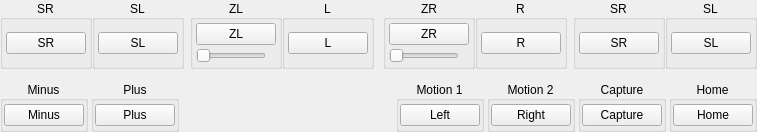
         <widget class="QWidget" name="bottomMiddle" native="true">
          <layout class="QVBoxLayout" name="bottomMiddleLayout" stretch="0,0,0">
           <property name="spacing">
            <number>6</number>
           </property>
           <property name="leftMargin">
            <number>0</number>
           </property>
           <property name="topMargin">
            <number>0</number>
           </property>
           <property name="rightMargin">
            <number>0</number>
           </property>
           <property name="bottomMargin">
            <number>0</number>
           </property>
           <item>
            <layout class="QHBoxLayout" name="shoulderButtons">
             <property name="spacing">
              <number>3</number>
             </property>
             <item>
              <widget class="QWidget" name="buttonShoulderButtonsSLSRLeft" native="true">
               <layout class="QHBoxLayout" name="horizontalLayout">
                <property name="spacing">
                 <number>0</number>
                </property>
                <property name="leftMargin">
                 <number>0</number>
                </property>
                <property name="topMargin">
                 <number>0</number>
                </property>
                <property name="rightMargin">
                 <number>0</number>
                </property>
                <property name="bottomMargin">
                 <number>0</number>
                </property>
                <item>
                 <widget class="QGroupBox" name="buttonShoulderButtonsSRLeftGroup">
                  <property name="title">
                   <string>SR</string>
                  </property>
                  <property name="alignment">
                   <set>Qt::AlignmentFlag::AlignCenter</set>
                  </property>
                  <layout class="QVBoxLayout" name="buttonShoulderButtonsSRLeftVerticalLayout">
                   <property name="spacing">
                    <number>3</number>
                   </property>
                   <property name="leftMargin">
                    <number>3</number>
                   </property>
                   <property name="topMargin">
                    <number>3</number>
                   </property>
                   <property name="rightMargin">
                    <number>3</number>
                   </property>
                   <property name="bottomMargin">
                    <number>3</number>
                   </property>
                   <item>
                    <widget class="QPushButton" name="buttonSRLeft">
                     <property name="text">
                      <string>SR</string>
                     </property>
                    </widget>
                   </item>
                  </layout>
                 </widget>
                </item>
                <item>
                 <widget class="QGroupBox" name="buttonShoulderButtonsSLLeftGroup">
                  <property name="title">
                   <string>SL</string>
                  </property>
                  <property name="alignment">
                   <set>Qt::AlignmentFlag::AlignCenter</set>
                  </property>
                  <layout class="QVBoxLayout" name="buttonShoulderButtonsSLLeftVerticalLayout">
                   <property name="spacing">
                    <number>3</number>
                   </property>
                   <property name="leftMargin">
                    <number>3</number>
                   </property>
                   <property name="topMargin">
                    <number>3</number>
                   </property>
                   <property name="rightMargin">
                    <number>3</number>
                   </property>
                   <property name="bottomMargin">
                    <number>3</number>
                   </property>
                   <item>
                    <widget class="QPushButton" name="buttonSLLeft">
                     <property name="text">
                      <string>SL</string>
                     </property>
                    </widget>
                   </item>
                  </layout>
                 </widget>
                </item>
               </layout>
              </widget>
             </item>
             <item>
              <widget class="QWidget" name="horizontalSpacerShoulderButtonsWidget4" native="true">
               <layout class="QHBoxLayout" name="horizontalSpacerShoulderButtonsWidget4Layout">
                <property name="spacing">
                 <number>0</number>
                </property>
                <property name="leftMargin">
                 <number>0</number>
                </property>
                <property name="topMargin">
                 <number>0</number>
                </property>
                <property name="rightMargin">
                 <number>0</number>
                </property>
                <property name="bottomMargin">
                 <number>0</number>
                </property>
                <item>
                 <spacer name="horizontalSpacerShoulderButtons5">
                  <property name="orientation">
                   <enum>Qt::Orientation::Horizontal</enum>
                  </property>
                  <property name="sizeHint" stdset="0">
                   <size>
                    <width>0</width>
                    <height>20</height>
                   </size>
                  </property>
                 </spacer>
                </item>
               </layout>
              </widget>
             </item>
             <item>
              <widget class="QWidget" name="buttonShoulderButtonsLeft" native="true">
               <layout class="QHBoxLayout" name="horizontalLayout_6">
                <property name="spacing">
                 <number>0</number>
                </property>
                <property name="leftMargin">
                 <number>0</number>
                </property>
                <property name="topMargin">
                 <number>0</number>
                </property>
                <property name="rightMargin">
                 <number>0</number>
                </property>
                <property name="bottomMargin">
                 <number>0</number>
                </property>
                <item>
                 <widget class="QGroupBox" name="buttonShoulderButtonsButtonZLGroup">
                  <property name="sizePolicy">
                   <sizepolicy hsizetype="Maximum" vsizetype="Preferred">
                    <horstretch>0</horstretch>
                    <verstretch>0</verstretch>
                   </sizepolicy>
                  </property>
                  <property name="title">
                   <string>ZL</string>
                  </property>
                  <property name="alignment">
                   <set>Qt::AlignmentFlag::AlignCenter</set>
                  </property>
                  <layout class="QVBoxLayout" name="buttonShoulderButtonsZLVerticalLayout">
                   <property name="spacing">
                    <number>3</number>
                   </property>
                   <property name="leftMargin">
                    <number>3</number>
                   </property>
                   <property name="topMargin">
                    <number>3</number>
                   </property>
                   <property name="rightMargin">
                    <number>3</number>
                   </property>
                   <property name="bottomMargin">
                    <number>3</number>
                   </property>
                   <item>
                    <widget class="QPushButton" name="buttonZL">
                     <property name="text">
                      <string>ZL</string>
                     </property>
                    </widget>
                   </item>
                   <item>
                    <widget class="QSlider" name="sliderZLThreshold">
                     <property name="maximumSize">
                      <size>
                       <width>70</width>
                       <height>15</height>
                      </size>
                     </property>
                     <property name="maximum">
                      <number>100</number>
                     </property>
                     <property name="orientation">
                      <enum>Qt::Orientation::Horizontal</enum>
                     </property>
                    </widget>
                   </item>
                  </layout>
                 </widget>
                </item>
                <item>
                 <widget class="QGroupBox" name="buttonShoulderButtonsButtonLGroup">
                  <property name="title">
                   <string>L</string>
                  </property>
                  <property name="alignment">
                   <set>Qt::AlignmentFlag::AlignCenter</set>
                  </property>
                  <layout class="QVBoxLayout" name="buttonShoulderButtonsLVerticalLayout">
                   <property name="spacing">
                    <number>3</number>
                   </property>
                   <property name="leftMargin">
                    <number>3</number>
                   </property>
                   <property name="topMargin">
                    <number>3</number>
                   </property>
                   <property name="rightMargin">
                    <number>3</number>
                   </property>
                   <property name="bottomMargin">
                    <number>3</number>
                   </property>
                   <item>
                    <widget class="QPushButton" name="buttonL">
                     <property name="text">
                      <string>L</string>
                     </property>
                    </widget>
                   </item>
                  </layout>
                 </widget>
                </item>
               </layout>
              </widget>
             </item>
             <item>
              <widget class="QWidget" name="horizontalSpacerShoulderButtonsWidget" native="true">
               <layout class="QHBoxLayout" name="horizontalSpacerShoulderButtonsWidgetLayout">
                <property name="spacing">
                 <number>0</number>
                </property>
                <property name="leftMargin">
                 <number>0</number>
                </property>
                <property name="topMargin">
                 <number>0</number>
                </property>
                <property name="rightMargin">
                 <number>0</number>
                </property>
                <property name="bottomMargin">
                 <number>0</number>
                </property>
                <item>
                 <spacer name="horizontalSpacerShoulderButtons1">
                  <property name="orientation">
                   <enum>Qt::Orientation::Horizontal</enum>
                  </property>
                  <property name="sizeHint" stdset="0">
                   <size>
                    <width>0</width>
                    <height>20</height>
                   </size>
                  </property>
                 </spacer>
                </item>
               </layout>
              </widget>
             </item>
             <item>
              <widget class="QWidget" name="horizontalSpacerShoulderButtonsWidget3" native="true">
               <layout class="QHBoxLayout" name="horizontalSpacerShoulderButtonsWidget3Layout">
                <property name="spacing">
                 <number>0</number>
                </property>
                <property name="leftMargin">
                 <number>0</number>
                </property>
                <property name="topMargin">
                 <number>0</number>
                </property>
                <property name="rightMargin">
                 <number>0</number>
                </property>
                <property name="bottomMargin">
                 <number>0</number>
                </property>
                <item>
                 <spacer name="horizontalSpacerShoulderButtons2">
                  <property name="orientation">
                   <enum>Qt::Orientation::Horizontal</enum>
                  </property>
                  <property name="sizeHint" stdset="0">
                   <size>
                    <width>0</width>
                    <height>20</height>
                   </size>
                  </property>
                 </spacer>
                </item>
               </layout>
              </widget>
             </item>
             <item>
              <widget class="QWidget" name="buttonShoulderButtonsRight" native="true">
               <layout class="QHBoxLayout" name="horizontalLayout_7">
                <property name="spacing">
                 <number>0</number>
                </property>
                <property name="leftMargin">
                 <number>0</number>
                </property>
                <property name="topMargin">
                 <number>0</number>
                </property>
                <property name="rightMargin">
                 <number>0</number>
                </property>
                <property name="bottomMargin">
                 <number>0</number>
                </property>
                <item>
                 <widget class="QGroupBox" name="buttonShoulderButtonsZRGroup">
                  <property name="sizePolicy">
                   <sizepolicy hsizetype="Maximum" vsizetype="Preferred">
                    <horstretch>0</horstretch>
                    <verstretch>0</verstretch>
                   </sizepolicy>
                  </property>
                  <property name="title">
                   <string>ZR</string>
                  </property>
                  <property name="alignment">
                   <set>Qt::AlignmentFlag::AlignCenter</set>
                  </property>
                  <layout class="QVBoxLayout" name="buttonShoulderButtonsZRVerticalLayout">
                   <property name="spacing">
                    <number>3</number>
                   </property>
                   <property name="leftMargin">
                    <number>3</number>
                   </property>
                   <property name="topMargin">
                    <number>3</number>
                   </property>
                   <property name="rightMargin">
                    <number>3</number>
                   </property>
                   <property name="bottomMargin">
                    <number>3</number>
                   </property>
                   <item>
                    <widget class="QPushButton" name="buttonZR">
                     <property name="text">
                      <string>ZR</string>
                     </property>
                    </widget>
                   </item>
                   <item>
                    <widget class="QSlider" name="sliderZRThreshold">
                     <property name="maximumSize">
                      <size>
                       <width>70</width>
                       <height>15</height>
                      </size>
                     </property>
                     <property name="maximum">
                      <number>100</number>
                     </property>
                     <property name="orientation">
                      <enum>Qt::Orientation::Horizontal</enum>
                     </property>
                    </widget>
                   </item>
                  </layout>
                 </widget>
                </item>
                <item>
                 <widget class="QGroupBox" name="buttonShoulderButtonsRGroup">
                  <property name="title">
                   <string>R</string>
                  </property>
                  <property name="alignment">
                   <set>Qt::AlignmentFlag::AlignCenter</set>
                  </property>
                  <layout class="QVBoxLayout" name="buttonShoulderButtonsRVerticalLayout">
                   <property name="spacing">
                    <number>3</number>
                   </property>
                   <property name="leftMargin">
                    <number>3</number>
                   </property>
                   <property name="topMargin">
                    <number>3</number>
                   </property>
                   <property name="rightMargin">
                    <number>3</number>
                   </property>
                   <property name="bottomMargin">
                    <number>3</number>
                   </property>
                   <item>
                    <widget class="QPushButton" name="buttonR">
                     <property name="text">
                      <string>R</string>
                     </property>
                    </widget>
                   </item>
                  </layout>
                 </widget>
                </item>
               </layout>
              </widget>
             </item>
             <item>
              <widget class="QWidget" name="horizontalSpacerShoulderButtonsWidget2" native="true">
               <layout class="QHBoxLayout" name="horizontalSpacerShoulderButtonsWidget2Layout">
                <property name="spacing">
                 <number>0</number>
                </property>
                <property name="leftMargin">
                 <number>0</number>
                </property>
                <property name="topMargin">
                 <number>0</number>
                </property>
                <property name="rightMargin">
                 <number>0</number>
                </property>
                <property name="bottomMargin">
                 <number>0</number>
                </property>
                <item>
                 <spacer name="horizontalSpacerShoulderButtons3">
                  <property name="orientation">
                   <enum>Qt::Orientation::Horizontal</enum>
                  </property>
                  <property name="sizeHint" stdset="0">
                   <size>
                    <width>0</width>
                    <height>20</height>
                   </size>
                  </property>
                 </spacer>
                </item>
               </layout>
              </widget>
             </item>
             <item>
              <widget class="QWidget" name="buttonShoulderButtonsSLSRRight" native="true">
               <layout class="QHBoxLayout" name="horizontalLayout_8">
                <property name="spacing">
                 <number>0</number>
                </property>
                <property name="leftMargin">
                 <number>0</number>
                </property>
                <property name="topMargin">
                 <number>0</number>
                </property>
                <property name="rightMargin">
                 <number>0</number>
                </property>
                <property name="bottomMargin">
                 <number>0</number>
                </property>
                <item>
                 <widget class="QGroupBox" name="buttonShoulderButtonsSRRightGroup">
                  <property name="title">
                   <string>SR</string>
                  </property>
                  <property name="alignment">
                   <set>Qt::AlignmentFlag::AlignCenter</set>
                  </property>
                  <layout class="QVBoxLayout" name="buttonShoulderButtonsSRRightVerticalLayout">
                   <property name="spacing">
                    <number>3</number>
                   </property>
                   <property name="leftMargin">
                    <number>3</number>
                   </property>
                   <property name="topMargin">
                    <number>3</number>
                   </property>
                   <property name="rightMargin">
                    <number>3</number>
                   </property>
                   <property name="bottomMargin">
                    <number>3</number>
                   </property>
                   <item>
                    <widget class="QPushButton" name="buttonSRRight">
                     <property name="text">
                      <string>SR</string>
                     </property>
                    </widget>
                   </item>
                  </layout>
                 </widget>
                </item>
                <item>
                 <widget class="QGroupBox" name="buttonShoulderButtonsSLRightGroup">
                  <property name="title">
                   <string>SL</string>
                  </property>
                  <property name="alignment">
                   <set>Qt::AlignmentFlag::AlignCenter</set>
                  </property>
                  <layout class="QVBoxLayout" name="buttonShoulderButtonsSLRightVerticalLayout">
                   <property name="spacing">
                    <number>3</number>
                   </property>
                   <property name="leftMargin">
                    <number>3</number>
                   </property>
                   <property name="topMargin">
                    <number>3</number>
                   </property>
                   <property name="rightMargin">
                    <number>3</number>
                   </property>
                   <property name="bottomMargin">
                    <number>3</number>
                   </property>
                   <item>
                    <widget class="QPushButton" name="buttonSLRight">
                     <property name="text">
                      <string>SL</string>
                     </property>
                    </widget>
                   </item>
                  </layout>
                 </widget>
                </item>
               </layout>
              </widget>
             </item>
            </layout>
           </item>
           <item>
            <widget class="PlayerControlPreview" name="controllerFrame">
             <property name="sizePolicy">
              <sizepolicy hsizetype="Expanding" vsizetype="Expanding">
               <horstretch>0</horstretch>
               <verstretch>0</verstretch>
              </sizepolicy>
             </property>
             <property name="font">
              <font>
               <bold>true</bold>
              </font>
             </property>
             <layout class="QVBoxLayout" name="verticalLayout_4">
              <property name="leftMargin">
               <number>0</number>
              </property>
              <property name="topMargin">
               <number>0</number>
              </property>
              <property name="rightMargin">
               <number>0</number>
              </property>
              <property name="bottomMargin">
               <number>0</number>
              </property>
             </layout>
            </widget>
           </item>
           <item>
            <layout class="QHBoxLayout" name="miscButtons">
             <property name="spacing">
              <number>3</number>
             </property>
             <property name="topMargin">
              <number>0</number>
             </property>
             <item>
              <widget class="QGroupBox" name="buttonMiscButtonsMinusGroup">
               <property name="title">
                <string>Minus</string>
               </property>
               <property name="alignment">
                <set>Qt::AlignmentFlag::AlignCenter</set>
               </property>
               <layout class="QVBoxLayout" name="buttonMiscMinusVerticalLayout">
                <property name="spacing">
                 <number>3</number>
                </property>
                <property name="leftMargin">
                 <number>1</number>
                </property>
                <property name="topMargin">
                 <number>3</number>
                </property>
                <property name="rightMargin">
                 <number>1</number>
                </property>
                <property name="bottomMargin">
                 <number>3</number>
                </property>
                <item>
                 <widget class="QPushButton" name="buttonMinus">
                  <property name="text">
                   <string>Minus</string>
                  </property>
                 </widget>
                </item>
               </layout>
              </widget>
             </item>
             <item>
              <widget class="QGroupBox" name="buttonMiscButtonsPlusGroup">
               <property name="title">
                <string>Plus</string>
               </property>
               <property name="alignment">
                <set>Qt::AlignmentFlag::AlignCenter</set>
               </property>
               <layout class="QVBoxLayout" name="buttonMiscPlusVerticalLayout">
                <property name="spacing">
                 <number>3</number>
                </property>
                <property name="leftMargin">
                 <number>1</number>
                </property>
                <property name="topMargin">
                 <number>3</number>
                </property>
                <property name="rightMargin">
                 <number>1</number>
                </property>
                <property name="bottomMargin">
                 <number>3</number>
                </property>
                <item>
                 <widget class="QPushButton" name="buttonPlus">
                  <property name="text">
                   <string>Plus</string>
                  </property>
                 </widget>
                </item>
               </layout>
              </widget>
             </item>
             <item>
              <spacer name="horizontalSpacerMiscButtons1">
               <property name="orientation">
                <enum>Qt::Orientation::Horizontal</enum>
               </property>
               <property name="sizeHint" stdset="0">
                <size>
                 <width>20</width>
                 <height>20</height>
                </size>
               </property>
              </spacer>
             </item>
             <item>
              <widget class="QGroupBox" name="buttonMotionLeftGroup">
               <property name="title">
                <string>Motion 1</string>
               </property>
               <property name="alignment">
                <set>Qt::AlignmentFlag::AlignCenter</set>
               </property>
               <layout class="QVBoxLayout" name="buttonDpadLeftVerticalLayout_2">
                <property name="spacing">
                 <number>3</number>
                </property>
                <property name="leftMargin">
                 <number>1</number>
                </property>
                <property name="topMargin">
                 <number>3</number>
                </property>
                <property name="rightMargin">
                 <number>1</number>
                </property>
                <property name="bottomMargin">
                 <number>3</number>
                </property>
                <item>
                 <widget class="QPushButton" name="buttonMotionLeft">
                  <property name="text">
                   <string>Left</string>
                  </property>
                 </widget>
                </item>
               </layout>
              </widget>
             </item>
             <item>
              <widget class="QGroupBox" name="buttonMotionRightGroup">
               <property name="title">
                <string>Motion 2</string>
               </property>
               <property name="alignment">
                <set>Qt::AlignmentFlag::AlignCenter</set>
               </property>
               <layout class="QVBoxLayout" name="buttonDpadRightVerticalLayout_2">
                <property name="spacing">
                 <number>3</number>
                </property>
                <property name="leftMargin">
                 <number>1</number>
                </property>
                <property name="topMargin">
                 <number>3</number>
                </property>
                <property name="rightMargin">
                 <number>1</number>
                </property>
                <property name="bottomMargin">
                 <number>3</number>
                </property>
                <item>
                 <widget class="QPushButton" name="buttonMotionRight">
                  <property name="text">
                   <string>Right</string>
                  </property>
                 </widget>
                </item>
               </layout>
              </widget>
             </item>
             <item>
              <widget class="QGroupBox" name="buttonMiscButtonsScreenshotGroup">
               <property name="title">
                <string>Capture</string>
               </property>
               <property name="alignment">
                <set>Qt::AlignmentFlag::AlignCenter</set>
               </property>
               <layout class="QVBoxLayout" name="buttonMiscScrCapVerticalLayout">
                <property name="spacing">
                 <number>3</number>
                </property>
                <property name="leftMargin">
                 <number>1</number>
                </property>
                <property name="topMargin">
                 <number>3</number>
                </property>
                <property name="rightMargin">
                 <number>1</number>
                </property>
                <property name="bottomMargin">
                 <number>3</number>
                </property>
                <item>
                 <widget class="QPushButton" name="buttonScreenshot">
                  <property name="text">
                   <string>Capture</string>
                  </property>
                 </widget>
                </item>
               </layout>
              </widget>
             </item>
             <item>
              <widget class="QGroupBox" name="buttonMiscButtonsHomeGroup">
               <property name="title">
                <string>Home</string>
               </property>
               <property name="alignment">
                <set>Qt::AlignmentFlag::AlignCenter</set>
               </property>
               <layout class="QVBoxLayout" name="buttonMiscHomeVerticalLayout">
                <property name="spacing">
                 <number>3</number>
                </property>
                <property name="leftMargin">
                 <number>1</number>
                </property>
                <property name="topMargin">
                 <number>3</number>
                </property>
                <property name="rightMargin">
                 <number>1</number>
                </property>
                <property name="bottomMargin">
                 <number>3</number>
                </property>
                <item>
                 <widget class="QPushButton" name="buttonHome">
                  <property name="text">
                   <string>Home</string>
                  </property>
                 </widget>
                </item>
               </layout>
              </widget>
             </item>
            </layout>
           </item>
          </layout>
         </widget>
